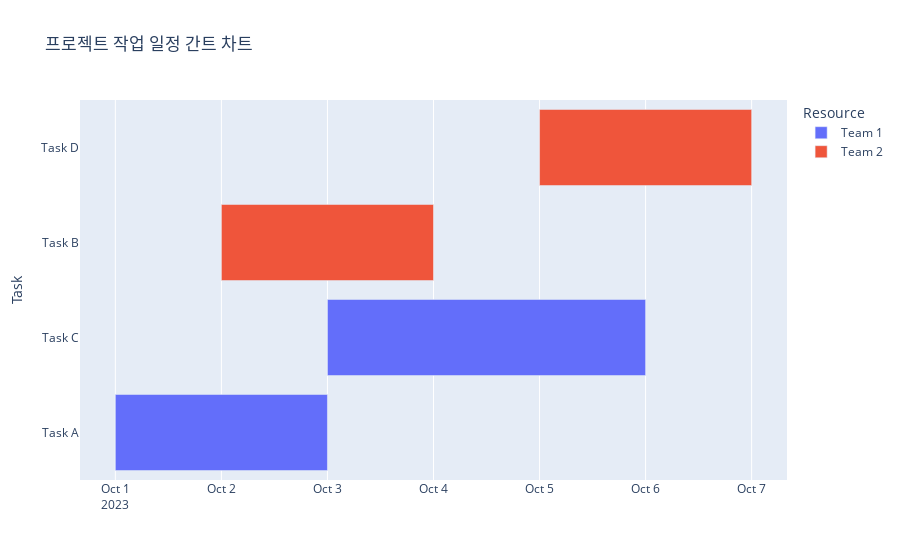

The cell this chart's notebook holds for it:
### Code cell
# timeline sample code
import plotly.express as px
import pandas as pd

# 예시 데이터 생성 (프로젝트 작업 일정)
data = {
    'Task': ['Task A', 'Task B', 'Task C', 'Task D'],
    'Start': ['2023-10-01', '2023-10-02', '2023-10-03', '2023-10-05'],
    'Finish': ['2023-10-03', '2023-10-04', '2023-10-06', '2023-10-07'],
    'Resource': ['Team 1', 'Team 2', 'Team 1', 'Team 2']
}

# DataFrame 생성
df = pd.DataFrame(data)

# 간트 차트 생성
fig = px.timeline(
    data_frame=df, 
    x_start='Start', 
    x_end='Finish', 
    y='Task', 
    color='Resource',
    title='프로젝트 작업 일정 간트 차트'
)

# X축을 날짜 형식으로 설정
fig.update_xaxes(type='date')

# 차트 출력
fig.show()

### Figure 1 — Plotly figure (JSON) as saved in the notebook; plotly's stock layout.template omitted (floating-point values rounded to 4 significant figures)
{"data": [{"alignmentgroup": "True", "base": ["2023-10-01", "2023-10-03"], "hovertemplate": "Resource=Team 1<br>Start=%{base}<br>Finish=%{x}<br>Task=%{y}<extra></extra>", "legendgroup": "Team 1", "marker": {"color": "#636efa", "pattern": {"shape": ""}}, "name": "Team 1", "offsetgroup": "Team 1", "orientation": "h", "showlegend": true, "textposition": "auto", "type": "bar", "x": [172800000, 259200000], "xaxis": "x", "y": ["Task A", "Task C"], "yaxis": "y"}, {"alignmentgroup": "True", "base": ["2023-10-02", "2023-10-05"], "hovertemplate": "Resource=Team 2<br>Start=%{base}<br>Finish=%{x}<br>Task=%{y}<extra></extra>", "legendgroup": "Team 2", "marker": {"color": "#EF553B", "pattern": {"shape": ""}}, "name": "Team 2", "offsetgroup": "Team 2", "orientation": "h", "showlegend": true, "textposition": "auto", "type": "bar", "x": [172800000, 172800000], "xaxis": "x", "y": ["Task B", "Task D"], "yaxis": "y"}], "layout": {"autosize": true, "barmode": "overlay", "legend": {"title": {"text": "Resource"}, "tracegroupgap": 0}, "title": {"text": "프로젝트 작업 일정 간트 차트"}, "xaxis": {"anchor": "y", "autorange": true, "domain": [0, 1], "range": ["2023-09-30 16:00", "2023-10-07 08:00"], "type": "date"}, "yaxis": {"anchor": "x", "autorange": true, "domain": [0, 1], "range": [-0.5, 3.5], "title": {"text": "Task"}, "type": "category"}}}
